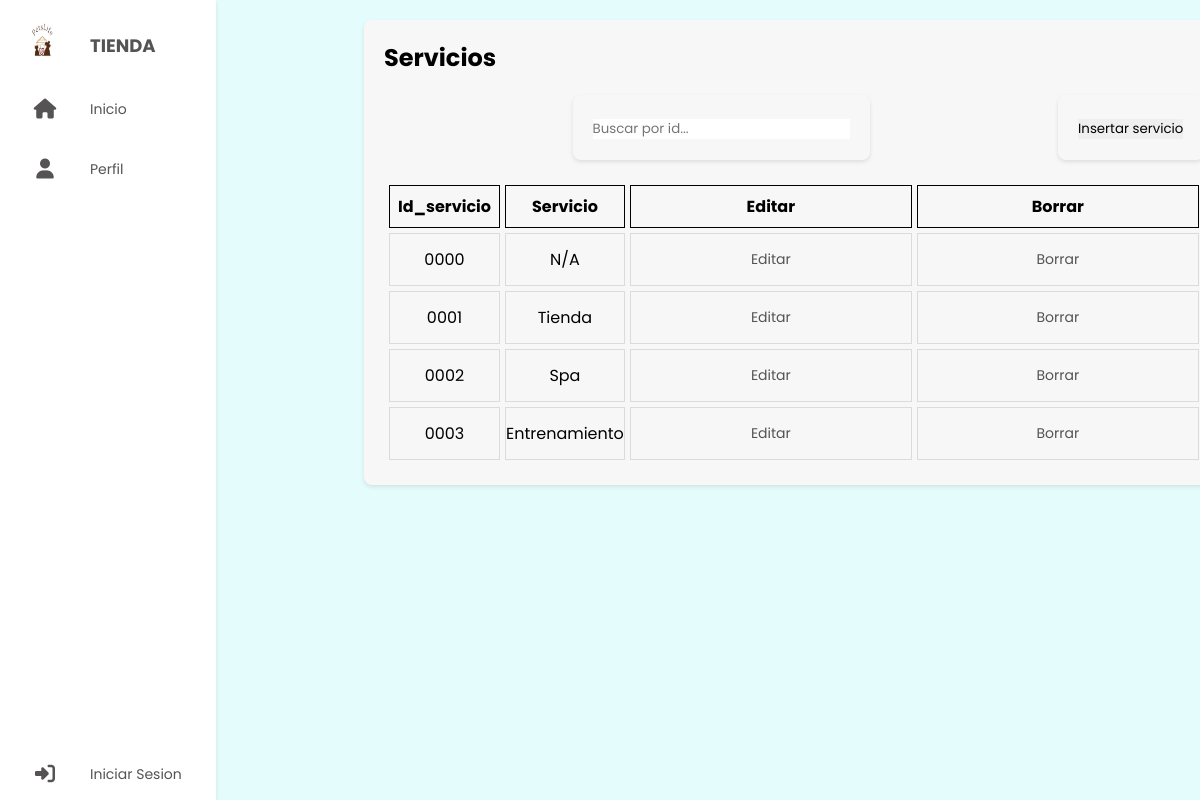
Screenshot of /crud/read/readServicio.php with the database file from the repository.
### tables this page shows
CREATE TABLE `servicio` (
  `id_servicio` varchar(4) NOT NULL,
  `descripcion` varchar(60) NOT NULL,
  PRIMARY KEY (`id_servicio`)
);

### crud/read/readServicio.php (the view, shortened to what this page needs)
<!DOCTYPE html>
<html>
<head>
  <link rel="stylesheet" href="../../styles/style.css">
  <link rel="stylesheet" href="https://cdnjs.cloudflare.com/ajax/libs/font-awesome/5.15.4/css/all.min.css"/>
</head>
<body>
<?php
  include_once "../../components/sidebarCruds.php";
?>
  <div class="container">
  <form id="forma" name="forma" action="readServicio.php">
    <section class="main" style="margin-left: 40%;">
      <div class="main-top">
        <h1>Servicios</h1>
        </div>
        <div class="main-skills">
        <div class="main">
        <input type='text' id='buscar' name='buscar' placeholder='Buscar por id...'>
        </div>
        <div class="main">
        <input type="button" onclick="location.href='../insert/insertarServicio.php'" value="Insertar servicio">
        </div>
        </div>
        <div class="main-skills">
           <?php
              $mysql_host = 'localhost';
              $mysql_user = 'root';
              $password = '';
              $dbhandle = mysqli_connect($mysql_host, $mysql_user, $password) or die('Problemas de conexion con BD');
              if (empty($_GET['buscar'])){
                  $result = mysqli_query($dbhandle,"select id_servicio a, descripcion b from servicio ORDER BY id_servicio ASC;") or die( mysqli_error($dbhandle));
                }
                else{
                  $result = mysqli_query($dbhandle,"select id_servicio a, descripcion b from servicio where id_servicio like '%".$_GET['buscar']."%' ORDER BY id_servicio ASC;") or die( mysqli_error($dbhandle));;
                  $vregistros=mysqli_num_rows($result);
                  if ($vregistros==0){
                    echo "no se encontraron registros";
                }
              }
              echo "<table>";
              echo "<tr><th>Id_servicio</th>
              <th>Servicio</th>
              <th>Editar</th>
              <th>Borrar</th>";
              while($row = mysqli_fetch_array($result, MYSQLI_ASSOC))
                  {
                      echo "<tr>";
                      echo "<td>".$row['a']."</td>";
                      echo "<td>".$row['b']."</td>";
                      echo "<td><a href='../edit/editarServicio.php?code=".$row['a']."'>Editar</a></td>";
                      echo "<td><a href='#' onclick='preguntar(\"".$row['a']."\")'>Borrar</a></td>";
                      echo "</tr>\n";
                  };
              echo "</table>
              <br>
              <br>";
            ?>
        </div>
      </div>
</body>
</html>

### styles/style.css (style rules this page uses)
* { margin: 0; padding: 0; outline: none; border: none; text-decoration: none; box-sizing: border-box; font-family: "Poppins", sans-serif; }
body { margin: 0; padding: 0; display: flex; background-color: #e4fdfc; }
.container { display: flex; }
.container { width: 82%; padding: 20px; }
.main { margin-left: 23%; background-color: #f7f7f7; padding: 20px; border-radius: 8px; box-shadow: 0 2px 4px rgba(0, 0, 0, 0.1); }
a { position: relative; color: rgb(85, 83, 83); font-size: 14px; display: table; width: 280px; padding: 10px; }
.main { position: relative; padding: 20px; width: 100%; }
.main input[type='text'], .main button { display: inline-block; }
.main-top { display: flex; width: 100%; }
.main-skills { display: flex; margin-top: 20px; }
.main-skills td { width:auto; text-align: center; }

### crud/read/readServicio.php (style rules this page uses)
body { margin: 0; padding: 0; display: flex; }
.container { width: 82%; padding: 20px; }
.main { background-color: #f7f7f7; padding: 20px; border-radius: 8px; box-shadow: 0 2px 4px rgba(0, 0, 0, 0.1); }
table { border-spacing: 5px; }
td { border: 1px solid #DADBDB; }
th { border: 1px solid ; padding: 0.5rem; }

### rows the page displays
servicio: id_servicio "0000", descripcion "N/A"
servicio: id_servicio "0001", descripcion "Tienda"
servicio: id_servicio "0002", descripcion "Spa"
servicio: id_servicio "0003", descripcion "Entrenamiento"
